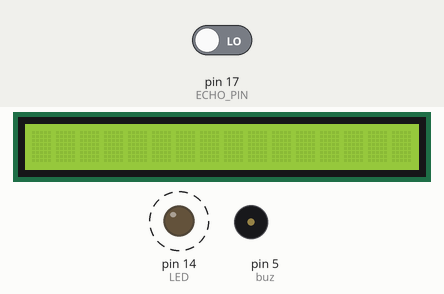
Simulated run of this sketch. Board: Arduino Uno, built with avr-gcc and run on an emulated ATmega328P. Shown: 16×1 character LCD, output pins drawn as LEDs (lit = HIGH), buzzer (waves = sounding, pin HIGH). Dashed ring = blinking. The test bench sets the inputs (shaded band); at power-on: pin 17 (ECHO_PIN) LOW. Pins used as bus, display or sensor lines are not drawn.

Above: at 0.5 s.
Timing chart, 0 to 4.7 s (numbered marks = the images above):
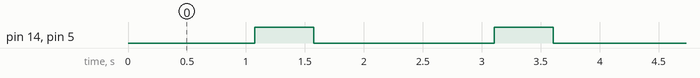

Measured:
- by itself, pin 14 (LED), pin 5 (buz): alternates HIGH for 0.50 s and LOW for 1.5 s
- by itself, everything shown: repeats every 2.0 s, in 3 steps

The sketch:

LED_Ultrasonic_LCD_Buz.ino
```cpp
/*
Jika jarak benda < 20cm, maka LED dan buzzer nyala
Ukuran jarak ditampilkan di LCD
*/
#include <Wire.h>
#include <LiquidCrystal_I2C.h>
#define TRIG_PIN 4
#define ECHO_PIN 17
#define LED 14
int buz = 5;

LiquidCrystal_I2C lcd(0x27, 16, 1);

float duration, distance_cm;

void setup() {
  Serial.begin (9600);
  pinMode(TRIG_PIN, OUTPUT); //Pengirim Gelombang
  pinMode(ECHO_PIN, INPUT); //Penerima Gelombang
  pinMode(LED, OUTPUT);
  pinMode(buz, OUTPUT);
  lcd.init();
  lcd.backlight();
  lcd.setCursor(0, 0);
}

void loop() {
  digitalWrite(TRIG_PIN, HIGH);//Mengrim Gelombang
  delay(10); //Ukuran Panjng Gelombang Suara yang dikirim
  digitalWrite(TRIG_PIN, LOW); //Berhenti untuk kirim suara

  duration = pulseIn(ECHO_PIN, HIGH);

  distance_cm = 0.017 * duration;
  if(distance_cm < 20){
    digitalWrite(LED, HIGH);
    digitalWrite(buz, HIGH);
    delay(500); // biar kedap kedip
    digitalWrite(LED, LOW); // biar kedap kedip
    digitalWrite(buz, LOW); // biar kedap kedip
  }
  else {
    digitalWrite(LED, LOW);
    digitalWrite(buz, LOW);
  }

  lcd.print("Jarak: ");
  lcd.print(distance_cm);
  lcd.println(" cm");
  lcd.setCursor(0, 0);
  delay(250);
  lcd.clear();
  delay(250);
}
```
